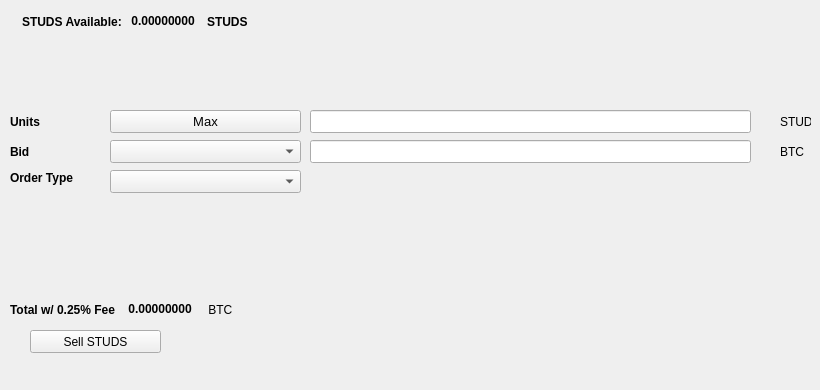
   <widget class="QWidget" name="SellTab">
    <attribute name="title">
     <string>Sell</string>
    </attribute>
    <widget class="QLabel" name="label_16">
     <property name="geometry">
      <rect>
       <x>780</x>
       <y>140</y>
       <width>31</width>
       <height>23</height>
      </rect>
     </property>
     <property name="text">
      <string>BTC</string>
     </property>
    </widget>
    <widget class="QComboBox" name="SellBidcomboBox">
     <property name="geometry">
      <rect>
       <x>110</x>
       <y>140</y>
       <width>191</width>
       <height>23</height>
      </rect>
     </property>
     <property name="font">
      <font>
       <pointsize>10</pointsize>
      </font>
     </property>
    </widget>
    <widget class="QLabel" name="label_18">
     <property name="geometry">
      <rect>
       <x>10</x>
       <y>110</y>
       <width>46</width>
       <height>23</height>
      </rect>
     </property>
     <property name="font">
      <font>
       <weight>75</weight>
       <bold>true</bold>
      </font>
     </property>
     <property name="text">
      <string>Units</string>
     </property>
    </widget>
    <widget class="QPushButton" name="Sell_Max_Amount">
     <property name="geometry">
      <rect>
       <x>110</x>
       <y>110</y>
       <width>191</width>
       <height>23</height>
      </rect>
     </property>
     <property name="font">
      <font>
       <pointsize>10</pointsize>
      </font>
     </property>
     <property name="text">
      <string>Max</string>
     </property>
    </widget>
    <widget class="QLabel" name="label_20">
     <property name="geometry">
      <rect>
       <x>10</x>
       <y>170</y>
       <width>91</width>
       <height>16</height>
      </rect>
     </property>
     <property name="font">
      <font>
       <weight>75</weight>
       <bold>true</bold>
      </font>
     </property>
     <property name="text">
      <string>Order Type</string>
     </property>
    </widget>
    <widget class="QComboBox" name="SellOrdertypeCombo">
     <property name="geometry">
      <rect>
       <x>110</x>
       <y>170</y>
       <width>191</width>
       <height>23</height>
      </rect>
     </property>
     <property name="font">
      <font>
       <pointsize>10</pointsize>
      </font>
     </property>
    </widget>
    <widget class="QLabel" name="label_21">
     <property name="geometry">
      <rect>
       <x>10</x>
       <y>140</y>
       <width>46</width>
       <height>23</height>
      </rect>
     </property>
     <property name="font">
      <font>
       <weight>75</weight>
       <bold>true</bold>
      </font>
     </property>
     <property name="text">
      <string>Bid</string>
     </property>
    </widget>
    <widget class="QLabel" name="label_22">
     <property name="geometry">
      <rect>
       <x>780</x>
       <y>110</y>
       <width>31</width>
       <height>23</height>
      </rect>
     </property>
     <property name="text">
      <string>STUDS</string>
     </property>
    </widget>
    <widget class="QLineEdit" name="UnitsInputSTUDS">
     <property name="geometry">
      <rect>
       <x>310</x>
       <y>110</y>
       <width>441</width>
       <height>23</height>
      </rect>
     </property>
     <property name="font">
      <font>
       <pointsize>9</pointsize>
       <weight>75</weight>
       <bold>true</bold>
      </font>
     </property>
    </widget>
    <widget class="QLineEdit" name="SellBidPriceEdit">
     <property name="geometry">
      <rect>
       <x>310</x>
       <y>140</y>
       <width>441</width>
       <height>23</height>
      </rect>
     </property>
     <property name="font">
      <font>
       <pointsize>9</pointsize>
       <weight>75</weight>
       <bold>true</bold>
      </font>
     </property>
    </widget>
    <widget class="QPushButton" name="SellSTUDSBTN">
     <property name="geometry">
      <rect>
       <x>30</x>
       <y>330</y>
       <width>131</width>
       <height>23</height>
      </rect>
     </property>
     <property name="text">
      <string>Sell STUDS</string>
     </property>
     <property name="icon">
      <iconset resource="../studscoin">
       <normaloff>:/icons/bitcoin</normaloff>:/icons/bitcoin</iconset>
     </property>
    </widget>
    <widget class="QWidget" name="layoutWidget3">
     <property name="geometry">
      <rect>
       <x>22</x>
       <y>12</y>
       <width>258</width>
       <height>19</height>
      </rect>
     </property>
     <layout class="QHBoxLayout" name="horizontalLayout">
      <item>
       <widget class="QLabel" name="label232_2">
        <property name="font">
         <font>
          <weight>75</weight>
          <bold>true</bold>
         </font>
        </property>
        <property name="text">
         <string>STUDS Available:</string>
        </property>
       </widget>
      </item>
      <item>
       <widget class="QLabel" name="STUDSAvailableLabel">
        <property name="palette">
         <palette>
          <active>
           <colorrole role="WindowText">
            <brush brushstyle="SolidPattern">
             <color alpha="255">
              <red>0</red>
              <green>0</green>
              <blue>0</blue>
             </color>
            </brush>
           </colorrole>
           <colorrole role="Button">
            <brush brushstyle="SolidPattern">
             <color alpha="255">
              <red>0</red>
              <green>170</green>
              <blue>0</blue>
             </color>
            </brush>
           </colorrole>
           <colorrole role="Light">
            <brush brushstyle="SolidPattern">
             <color alpha="255">
              <red>0</red>
              <green>255</green>
              <blue>0</blue>
             </color>
            </brush>
           </colorrole>
           <colorrole role="Midlight">
            <brush brushstyle="SolidPattern">
             <color alpha="255">
              <red>0</red>
              <green>212</green>
              <blue>0</blue>
             </color>
            </brush>
           </colorrole>
           <colorrole role="Dark">
            <brush brushstyle="SolidPattern">
             <color alpha="255">
              <red>0</red>
              <green>85</green>
              <blue>0</blue>
             </color>
            </brush>
           </colorrole>
           <colorrole role="Mid">
            <brush brushstyle="SolidPattern">
             <color alpha="255">
              <red>0</red>
              <green>113</green>
              <blue>0</blue>
             </color>
            </brush>
           </colorrole>
           <colorrole role="Text">
            <brush brushstyle="SolidPattern">
             <color alpha="255">
              <red>0</red>
              <green>170</green>
              <blue>0</blue>
             </color>
            </brush>
           </colorrole>
           <colorrole role="BrightText">
            <brush brushstyle="SolidPattern">
             <color alpha="255">
              <red>255</red>
              <green>255</green>
              <blue>255</blue>
             </color>
            </brush>
           </colorrole>
           <colorrole role="ButtonText">
            <brush brushstyle="SolidPattern">
             <color alpha="255">
              <red>0</red>
              <green>0</green>
              <blue>0</blue>
             </color>
            </brush>
           </colorrole>
           <colorrole role="Base">
            <brush brushstyle="SolidPattern">
             <color alpha="255">
              <red>255</red>
              <green>255</green>
              <blue>255</blue>
             </color>
            </brush>
           </colorrole>
           <colorrole role="Window">
            <brush brushstyle="SolidPattern">
             <color alpha="255">
              <red>0</red>
              <green>170</green>
              <blue>0</blue>
             </color>
            </brush>
           </colorrole>
           <colorrole role="Shadow">
            <brush brushstyle="SolidPattern">
             <color alpha="255">
              <red>0</red>
              <green>0</green>
              <blue>0</blue>
             </color>
            </brush>
           </colorrole>
           <colorrole role="AlternateBase">
            <brush brushstyle="SolidPattern">
             <color alpha="255">
              <red>127</red>
              <green>212</green>
              <blue>127</blue>
             </color>
            </brush>
           </colorrole>
           <colorrole role="ToolTipBase">
            <brush brushstyle="SolidPattern">
             <color alpha="255">
              <red>255</red>
              <green>255</green>
              <blue>220</blue>
             </color>
            </brush>
           </colorrole>
           <colorrole role="ToolTipText">
            <brush brushstyle="SolidPattern">
             <color alpha="255">
              <red>0</red>
              <green>0</green>
              <blue>0</blue>
             </color>
            </brush>
           </colorrole>
          </active>
          <inactive>
           <colorrole role="WindowText">
            <brush brushstyle="SolidPattern">
             <color alpha="255">
              <red>0</red>
              <green>0</green>
              <blue>0</blue>
             </color>
            </brush>
           </colorrole>
           <colorrole role="Button">
            <brush brushstyle="SolidPattern">
             <color alpha="255">
              <red>0</red>
              <green>170</green>
              <blue>0</blue>
             </color>
            </brush>
           </colorrole>
           <colorrole role="Light">
            <brush brushstyle="SolidPattern">
             <color alpha="255">
              <red>0</red>
              <green>255</green>
              <blue>0</blue>
             </color>
            </brush>
           </colorrole>
           <colorrole role="Midlight">
            <brush brushstyle="SolidPattern">
             <color alpha="255">
              <red>0</red>
              <green>212</green>
              <blue>0</blue>
             </color>
            </brush>
           </colorrole>
           <colorrole role="Dark">
            <brush brushstyle="SolidPattern">
             <color alpha="255">
              <red>0</red>
              <green>85</green>
              <blue>0</blue>
             </color>
            </brush>
           </colorrole>
           <colorrole role="Mid">
            <brush brushstyle="SolidPattern">
             <color alpha="255">
              <red>0</red>
              <green>113</green>
              <blue>0</blue>
             </color>
            </brush>
           </colorrole>
           <colorrole role="Text">
            <brush brushstyle="SolidPattern">
             <color alpha="255">
              <red>0</red>
              <green>170</green>
              <blue>0</blue>
             </color>
            </brush>
           </colorrole>
           <colorrole role="BrightText">
            <brush brushstyle="SolidPattern">
             <color alpha="255">
              <red>255</red>
              <green>255</green>
              <blue>255</blue>
             </color>
            </brush>
           </colorrole>
           <colorrole role="ButtonText">
            <brush brushstyle="SolidPattern">
             <color alpha="255">
              <red>0</red>
              <green>0</green>
              <blue>0</blue>
             </color>
            </brush>
           </colorrole>
           <colorrole role="Base">
            <brush brushstyle="SolidPattern">
             <color alpha="255">
              <red>255</red>
              <green>255</green>
              <blue>255</blue>
             </color>
            </brush>
           </colorrole>
           <colorrole role="Window">
            <brush brushstyle="SolidPattern">
             <color alpha="255">
              <red>0</red>
              <green>170</green>
              <blue>0</blue>
             </color>
            </brush>
           </colorrole>
           <colorrole role="Shadow">
            <brush brushstyle="SolidPattern">
             <color alpha="255">
              <red>0</red>
              <green>0</green>
              <blue>0</blue>
             </color>
            </brush>
           </colorrole>
           <colorrole role="AlternateBase">
            <brush brushstyle="SolidPattern">
             <color alpha="255">
              <red>127</red>
              <green>212</green>
              <blue>127</blue>
             </color>
            </brush>
           </colorrole>
           <colorrole role="ToolTipBase">
            <brush brushstyle="SolidPattern">
             <color alpha="255">
              <red>255</red>
              <green>255</green>
              <blue>220</blue>
             </color>
            </brush>
           </colorrole>
           <colorrole role="ToolTipText">
            <brush brushstyle="SolidPattern">
             <color alpha="255">
              <red>0</red>
              <green>0</green>
              <blue>0</blue>
             </color>
            </brush>
           </colorrole>
          </inactive>
          <disabled>
           <colorrole role="WindowText">
            <brush brushstyle="SolidPattern">
             <color alpha="255">
              <red>0</red>
              <green>85</green>
              <blue>0</blue>
             </color>
            </brush>
           </colorrole>
           <colorrole role="Button">
            <brush brushstyle="SolidPattern">
             <color alpha="255">
              <red>0</red>
              <green>170</green>
              <blue>0</blue>
             </color>
            </brush>
           </colorrole>
           <colorrole role="Light">
            <brush brushstyle="SolidPattern">
             <color alpha="255">
              <red>0</red>
              <green>255</green>
              <blue>0</blue>
             </color>
            </brush>
           </colorrole>
           <colorrole role="Midlight">
            <brush brushstyle="SolidPattern">
             <color alpha="255">
              <red>0</red>
              <green>212</green>
              <blue>0</blue>
             </color>
            </brush>
           </colorrole>
           <colorrole role="Dark">
            <brush brushstyle="SolidPattern">
             <color alpha="255">
              <red>0</red>
              <green>85</green>
              <blue>0</blue>
             </color>
            </brush>
           </colorrole>
           <colorrole role="Mid">
            <brush brushstyle="SolidPattern">
             <color alpha="255">
              <red>0</red>
              <green>113</green>
              <blue>0</blue>
             </color>
            </brush>
           </colorrole>
           <colorrole role="Text">
            <brush brushstyle="SolidPattern">
             <color alpha="255">
              <red>0</red>
              <green>85</green>
              <blue>0</blue>
             </color>
            </brush>
           </colorrole>
           <colorrole role="BrightText">
            <brush brushstyle="SolidPattern">
             <color alpha="255">
              <red>255</red>
              <green>255</green>
              <blue>255</blue>
             </color>
            </brush>
           </colorrole>
           <colorrole role="ButtonText">
            <brush brushstyle="SolidPattern">
             <color alpha="255">
              <red>0</red>
              <green>85</green>
              <blue>0</blue>
             </color>
            </brush>
           </colorrole>
           <colorrole role="Base">
            <brush brushstyle="SolidPattern">
             <color alpha="255">
              <red>0</red>
              <green>170</green>
              <blue>0</blue>
             </color>
            </brush>
           </colorrole>
           <colorrole role="Window">
            <brush brushstyle="SolidPattern">
             <color alpha="255">
              <red>0</red>
              <green>170</green>
              <blue>0</blue>
             </color>
            </brush>
           </colorrole>
           <colorrole role="Shadow">
            <brush brushstyle="SolidPattern">
             <color alpha="255">
              <red>0</red>
              <green>0</green>
              <blue>0</blue>
             </color>
            </brush>
           </colorrole>
           <colorrole role="AlternateBase">
            <brush brushstyle="SolidPattern">
             <color alpha="255">
              <red>0</red>
              <green>170</green>
              <blue>0</blue>
             </color>
            </brush>
           </colorrole>
           <colorrole role="ToolTipBase">
            <brush brushstyle="SolidPattern">
             <color alpha="255">
              <red>255</red>
              <green>255</green>
              <blue>220</blue>
             </color>
            </brush>
           </colorrole>
           <colorrole role="ToolTipText">
            <brush brushstyle="SolidPattern">
             <color alpha="255">
              <red>0</red>
              <green>0</green>
              <blue>0</blue>
             </color>
            </brush>
           </colorrole>
          </disabled>
         </palette>
        </property>
        <property name="font">
         <font>
          <weight>75</weight>
          <bold>true</bold>
         </font>
        </property>
        <property name="text">
         <string> 0.00000000 </string>
        </property>
        <property name="textInteractionFlags">
         <set>Qt::LinksAccessibleByMouse|Qt::TextSelectableByKeyboard|Qt::TextSelectableByMouse</set>
        </property>
       </widget>
      </item>
      <item>
       <widget class="QLabel" name="labelSTUDS">
        <property name="font">
         <font>
          <weight>75</weight>
          <bold>true</bold>
         </font>
        </property>
        <property name="text">
         <string>STUDS</string>
        </property>
       </widget>
      </item>
     </layout>
    </widget>
    <widget class="QWidget" name="layoutWidget">
     <property name="geometry">
      <rect>
       <x>10</x>
       <y>300</y>
       <width>268</width>
       <height>19</height>
      </rect>
     </property>
     <layout class="QHBoxLayout" name="horizontalLayout_2">
      <item>
       <widget class="QLabel" name="label_19">
        <property name="font">
         <font>
          <weight>75</weight>
          <bold>true</bold>
         </font>
        </property>
        <property name="text">
         <string>Total w/ 0.25% Fee </string>
        </property>
       </widget>
      </item>
      <item>
       <widget class="QLabel" name="SellCostLabel">
        <property name="palette">
         <palette>
          <active>
           <colorrole role="WindowText">
            <brush brushstyle="SolidPattern">
             <color alpha="255">
              <red>0</red>
              <green>0</green>
              <blue>0</blue>
             </color>
            </brush>
           </colorrole>
           <colorrole role="Button">
            <brush brushstyle="SolidPattern">
             <color alpha="255">
              <red>0</red>
              <green>170</green>
              <blue>0</blue>
             </color>
            </brush>
           </colorrole>
           <colorrole role="Light">
            <brush brushstyle="SolidPattern">
             <color alpha="255">
              <red>0</red>
              <green>255</green>
              <blue>0</blue>
             </color>
            </brush>
           </colorrole>
           <colorrole role="Midlight">
            <brush brushstyle="SolidPattern">
             <color alpha="255">
              <red>0</red>
              <green>212</green>
              <blue>0</blue>
             </color>
            </brush>
           </colorrole>
           <colorrole role="Dark">
            <brush brushstyle="SolidPattern">
             <color alpha="255">
              <red>0</red>
              <green>85</green>
              <blue>0</blue>
             </color>
            </brush>
           </colorrole>
           <colorrole role="Mid">
            <brush brushstyle="SolidPattern">
             <color alpha="255">
              <red>0</red>
              <green>113</green>
              <blue>0</blue>
             </color>
            </brush>
           </colorrole>
           <colorrole role="Text">
            <brush brushstyle="SolidPattern">
             <color alpha="255">
              <red>0</red>
              <green>170</green>
              <blue>0</blue>
             </color>
            </brush>
           </colorrole>
           <colorrole role="BrightText">
            <brush brushstyle="SolidPattern">
             <color alpha="255">
              <red>255</red>
              <green>255</green>
              <blue>255</blue>
             </color>
            </brush>
           </colorrole>
           <colorrole role="ButtonText">
            <brush brushstyle="SolidPattern">
             <color alpha="255">
              <red>0</red>
              <green>0</green>
              <blue>0</blue>
             </color>
            </brush>
           </colorrole>
           <colorrole role="Base">
            <brush brushstyle="SolidPattern">
             <color alpha="255">
              <red>255</red>
              <green>255</green>
              <blue>255</blue>
             </color>
            </brush>
           </colorrole>
           <colorrole role="Window">
            <brush brushstyle="SolidPattern">
             <color alpha="255">
              <red>0</red>
              <green>170</green>
              <blue>0</blue>
             </color>
            </brush>
           </colorrole>
           <colorrole role="Shadow">
            <brush brushstyle="SolidPattern">
             <color alpha="255">
              <red>0</red>
              <green>0</green>
              <blue>0</blue>
             </color>
            </brush>
           </colorrole>
           <colorrole role="AlternateBase">
            <brush brushstyle="SolidPattern">
             <color alpha="255">
              <red>127</red>
              <green>212</green>
              <blue>127</blue>
             </color>
            </brush>
           </colorrole>
           <colorrole role="ToolTipBase">
            <brush brushstyle="SolidPattern">
             <color alpha="255">
              <red>255</red>
              <green>255</green>
              <blue>220</blue>
             </color>
            </brush>
           </colorrole>
           <colorrole role="ToolTipText">
            <brush brushstyle="SolidPattern">
             <color alpha="255">
              <red>0</red>
              <green>0</green>
              <blue>0</blue>
             </color>
            </brush>
           </colorrole>
          </active>
          <inactive>
           <colorrole role="WindowText">
            <brush brushstyle="SolidPattern">
             <color alpha="255">
              <red>0</red>
              <green>0</green>
              <blue>0</blue>
             </color>
            </brush>
           </colorrole>
           <colorrole role="Button">
            <brush brushstyle="SolidPattern">
             <color alpha="255">
              <red>0</red>
              <green>170</green>
              <blue>0</blue>
             </color>
            </brush>
           </colorrole>
           <colorrole role="Light">
            <brush brushstyle="SolidPattern">
             <color alpha="255">
              <red>0</red>
              <green>255</green>
              <blue>0</blue>
             </color>
            </brush>
           </colorrole>
           <colorrole role="Midlight">
            <brush brushstyle="SolidPattern">
             <color alpha="255">
              <red>0</red>
              <green>212</green>
              <blue>0</blue>
             </color>
            </brush>
           </colorrole>
           <colorrole role="Dark">
            <brush brushstyle="SolidPattern">
             <color alpha="255">
              <red>0</red>
              <green>85</green>
              <blue>0</blue>
             </color>
            </brush>
           </colorrole>
           <colorrole role="Mid">
            <brush brushstyle="SolidPattern">
             <color alpha="255">
              <red>0</red>
              <green>113</green>
              <blue>0</blue>
             </color>
            </brush>
           </colorrole>
           <colorrole role="Text">
            <brush brushstyle="SolidPattern">
             <color alpha="255">
              <red>0</red>
              <green>170</green>
              <blue>0</blue>
             </color>
            </brush>
           </colorrole>
           <colorrole role="BrightText">
            <brush brushstyle="SolidPattern">
             <color alpha="255">
              <red>255</red>
              <green>255</green>
              <blue>255</blue>
             </color>
            </brush>
           </colorrole>
           <colorrole role="ButtonText">
            <brush brushstyle="SolidPattern">
             <color alpha="255">
              <red>0</red>
              <green>0</green>
              <blue>0</blue>
             </color>
            </brush>
           </colorrole>
           <colorrole role="Base">
            <brush brushstyle="SolidPattern">
             <color alpha="255">
              <red>255</red>
              <green>255</green>
              <blue>255</blue>
             </color>
            </brush>
           </colorrole>
           <colorrole role="Window">
            <brush brushstyle="SolidPattern">
             <color alpha="255">
              <red>0</red>
              <green>170</green>
              <blue>0</blue>
             </color>
            </brush>
           </colorrole>
           <colorrole role="Shadow">
            <brush brushstyle="SolidPattern">
             <color alpha="255">
              <red>0</red>
              <green>0</green>
              <blue>0</blue>
             </color>
            </brush>
           </colorrole>
           <colorrole role="AlternateBase">
            <brush brushstyle="SolidPattern">
             <color alpha="255">
              <red>127</red>
              <green>212</green>
              <blue>127</blue>
             </color>
            </brush>
           </colorrole>
           <colorrole role="ToolTipBase">
            <brush brushstyle="SolidPattern">
             <color alpha="255">
              <red>255</red>
              <green>255</green>
              <blue>220</blue>
             </color>
            </brush>
           </colorrole>
           <colorrole role="ToolTipText">
            <brush brushstyle="SolidPattern">
             <color alpha="255">
              <red>0</red>
              <green>0</green>
              <blue>0</blue>
             </color>
            </brush>
           </colorrole>
          </inactive>
          <disabled>
           <colorrole role="WindowText">
            <brush brushstyle="SolidPattern">
             <color alpha="255">
              <red>0</red>
              <green>85</green>
              <blue>0</blue>
             </color>
            </brush>
           </colorrole>
           <colorrole role="Button">
            <brush brushstyle="SolidPattern">
             <color alpha="255">
              <red>0</red>
              <green>170</green>
              <blue>0</blue>
             </color>
            </brush>
           </colorrole>
           <colorrole role="Light">
            <brush brushstyle="SolidPattern">
             <color alpha="255">
              <red>0</red>
              <green>255</green>
              <blue>0</blue>
             </color>
            </brush>
           </colorrole>
           <colorrole role="Midlight">
            <brush brushstyle="SolidPattern">
             <color alpha="255">
              <red>0</red>
              <green>212</green>
              <blue>0</blue>
             </color>
            </brush>
           </colorrole>
           <colorrole role="Dark">
            <brush brushstyle="SolidPattern">
             <color alpha="255">
              <red>0</red>
              <green>85</green>
              <blue>0</blue>
             </color>
            </brush>
           </colorrole>
           <colorrole role="Mid">
            <brush brushstyle="SolidPattern">
             <color alpha="255">
              <red>0</red>
              <green>113</green>
              <blue>0</blue>
             </color>
            </brush>
           </colorrole>
           <colorrole role="Text">
            <brush brushstyle="SolidPattern">
             <color alpha="255">
              <red>0</red>
              <green>85</green>
              <blue>0</blue>
             </color>
            </brush>
           </colorrole>
           <colorrole role="BrightText">
            <brush brushstyle="SolidPattern">
             <color alpha="255">
              <red>255</red>
              <green>255</green>
              <blue>255</blue>
             </color>
            </brush>
           </colorrole>
           <colorrole role="ButtonText">
            <brush brushstyle="SolidPattern">
             <color alpha="255">
              <red>0</red>
              <green>85</green>
              <blue>0</blue>
             </color>
            </brush>
           </colorrole>
           <colorrole role="Base">
            <brush brushstyle="SolidPattern">
             <color alpha="255">
              <red>0</red>
              <green>170</green>
              <blue>0</blue>
             </color>
            </brush>
           </colorrole>
           <colorrole role="Window">
            <brush brushstyle="SolidPattern">
             <color alpha="255">
              <red>0</red>
              <green>170</green>
              <blue>0</blue>
             </color>
            </brush>
           </colorrole>
           <colorrole role="Shadow">
            <brush brushstyle="SolidPattern">
             <color alpha="255">
              <red>0</red>
              <green>0</green>
              <blue>0</blue>
             </color>
            </brush>
           </colorrole>
           <colorrole role="AlternateBase">
            <brush brushstyle="SolidPattern">
             <color alpha="255">
              <red>0</red>
              <green>170</green>
              <blue>0</blue>
             </color>
            </brush>
           </colorrole>
           <colorrole role="ToolTipBase">
            <brush brushstyle="SolidPattern">
             <color alpha="255">
              <red>255</red>
              <green>255</green>
              <blue>220</blue>
             </color>
            </brush>
           </colorrole>
           <colorrole role="ToolTipText">
            <brush brushstyle="SolidPattern">
             <color alpha="255">
              <red>0</red>
              <green>0</green>
              <blue>0</blue>
             </color>
            </brush>
           </colorrole>
          </disabled>
         </palette>
        </property>
        <property name="font">
         <font>
          <weight>75</weight>
          <bold>true</bold>
         </font>
        </property>
        <property name="autoFillBackground">
         <bool>false</bool>
        </property>
        <property name="text">
         <string> 0.00000000</string>
        </property>
        <property name="textInteractionFlags">
         <set>Qt::LinksAccessibleByMouse|Qt::TextSelectableByMouse</set>
        </property>
       </widget>
      </item>
      <item>
       <widget class="QLabel" name="label_17">
        <property name="font">
         <font>
          <weight>50</weight>
          <bold>false</bold>
         </font>
        </property>
        <property name="text">
         <string> BTC</string>
        </property>
       </widget>
      </item>
     </layout>
    </widget>
    <widget class="QLabel" name="label_23">
     <property name="geometry">
      <rect>
       <x>460</x>
       <y>300</y>
       <width>281</width>
       <height>81</height>
      </rect>
     </property>
     <property name="text">
      <string/>
     </property>
     <property name="pixmap">
      <pixmap>:/images/bittrex</pixmap>
     </property>
    </widget>
   </widget>
